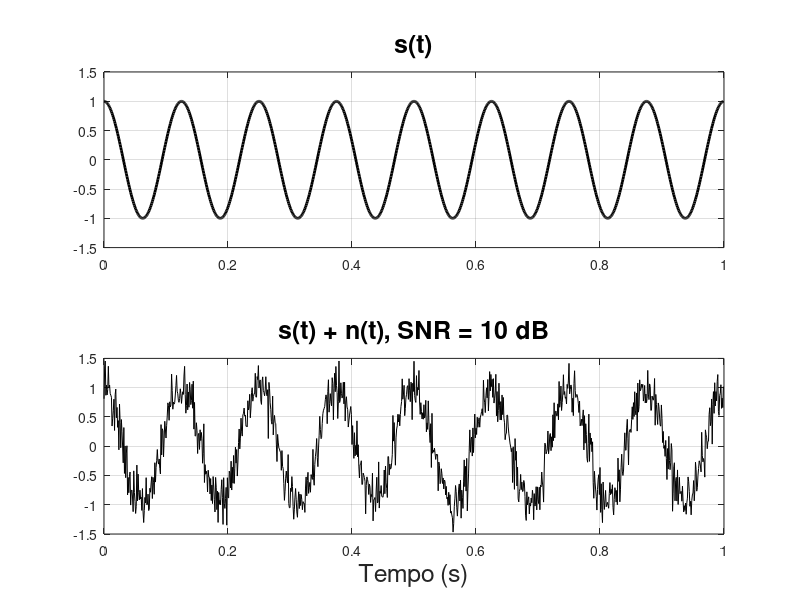

MATLAB code to generate this figure:
% Fundamentos de Acústica Submarina

clear all, close all 

SNRdB = 10;
SNR   = 10^( SNRdB/10.0 );

otitulo = [ 's(t) + n(t), SNR = ' ];
otitulo = [ otitulo num2str(SNRdB) ' dB'];
freq       =    8; % Frequência do sinal
amostragem = 1000; % Frequência de amostragem
nyquist    = amostragem/2; % Frequência de Nyquist
frequencias = linspace(0,amostragem,amostragem);
dt = 1.0/amostragem;
t = [0:dt:1-dt];
w = 2*pi*freq;
s = cos( w*t ); % Tom

Ps = var( s );

sigma = sqrt( Ps/SNR );

% Contaminação do sinal:
r = s + sigma*randn(1,amostragem);

figure(1)
subplot(211)
plot(t,s,'k','LineWidth',2)
ylim([-1.5,1.5])
grid on, box on
title('s(t)','FontSize',18)
subplot(212)
plot(t,r,'k')
ylim([-1.5,1.5])
grid on, box on
title(otitulo,'FontSize',18)
xlabel('Tempo (s)','FontSize',18)

